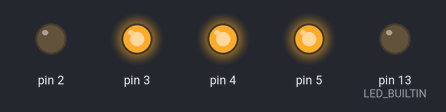
Simulated run of this sketch. Board: Arduino Uno, built with avr-gcc and run on an emulated ATmega328P. On the bench: output pins drawn as LEDs (lit = HIGH). EEPROM starts erased.

Above: at 0.15 s.
At 1.25 s:
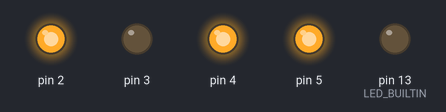
At 19.85 s:
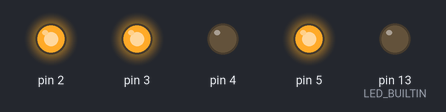
At 39.95 s:
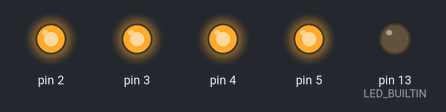
Timing chart, 0 to 40.0 s (numbered marks = the images above):
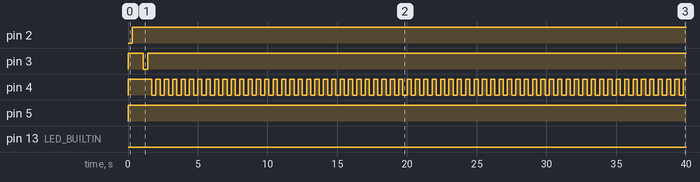

Measured:
- by itself, pin 2: LOW → HIGH at 0.30 s
- by itself, pin 3: HIGH → LOW at 1.1 s, → HIGH 0.30 s later
- by itself, pin 4: alternates HIGH for 0.30 s and LOW for 0.30 s

The sketch:

BDSP_Giratina_shiny_hunting.ino
```cpp
/*
 * BDSP Giratina shiny hunting (17 days) 8553 resets
 * buttons needed
 * HOME X A UP
*/

#include <EEPROM.h>

const int T = 300;
int blinke = 0;
const int HOME = 2;
const int X = 3;
const int A = 4;
const int UP = 5;

void setup() {
  for (int i = 2; i <= 5; i++) { // Set all pins as outputs and 1
    pinMode(i, OUTPUT);
    digitalWrite(i, HIGH);
  }
  pinMode(LED_BUILTIN, OUTPUT);
  digitalWrite(LED_BUILTIN, LOW);
}

void loop() { // Start at battle so reset of the arduino will open home and restart game
  // Add 1 to the counter
  eewrite(eeread(0) + 1, 0);

  // Restart game
  button(HOME, T);
  delay(500);
  button(X, T);

  for (int i = 0; i <= (40000/T/2); i++){ // 40 sec to load
    button(A, T);
  }

  digitalWrite(LED_BUILTIN, HIGH);
  button(UP, T); // Engage

  for (int i = 0; i <= (10000/T/2); i++){ // animation
    button(A, T);
  }

  blinke = 1;
  for (int i = 0; i <= (10000/T/2); i++){ // blink and spam first move, waiting for reset
    button(A, T);
  }
  blinke = 0;
  digitalWrite(LED_BUILTIN, LOW);
}

void button(int btn, int timing) {
  digitalWrite(btn, LOW);
  if (blinke) digitalWrite(LED_BUILTIN, !digitalRead(LED_BUILTIN));
  delay(timing);
  digitalWrite(btn, HIGH);
  if (blinke) digitalWrite(LED_BUILTIN, !digitalRead(LED_BUILTIN));
  delay(timing);
}

void eewrite(unsigned int value, int address) {
  EEPROM.write(address, value & 0xFF);
  EEPROM.write(address + 1, value >> 8);
}

unsigned int eeread(int address) {
  return  (EEPROM.read(address + 1) << 8) + EEPROM.read(address);
}
```
